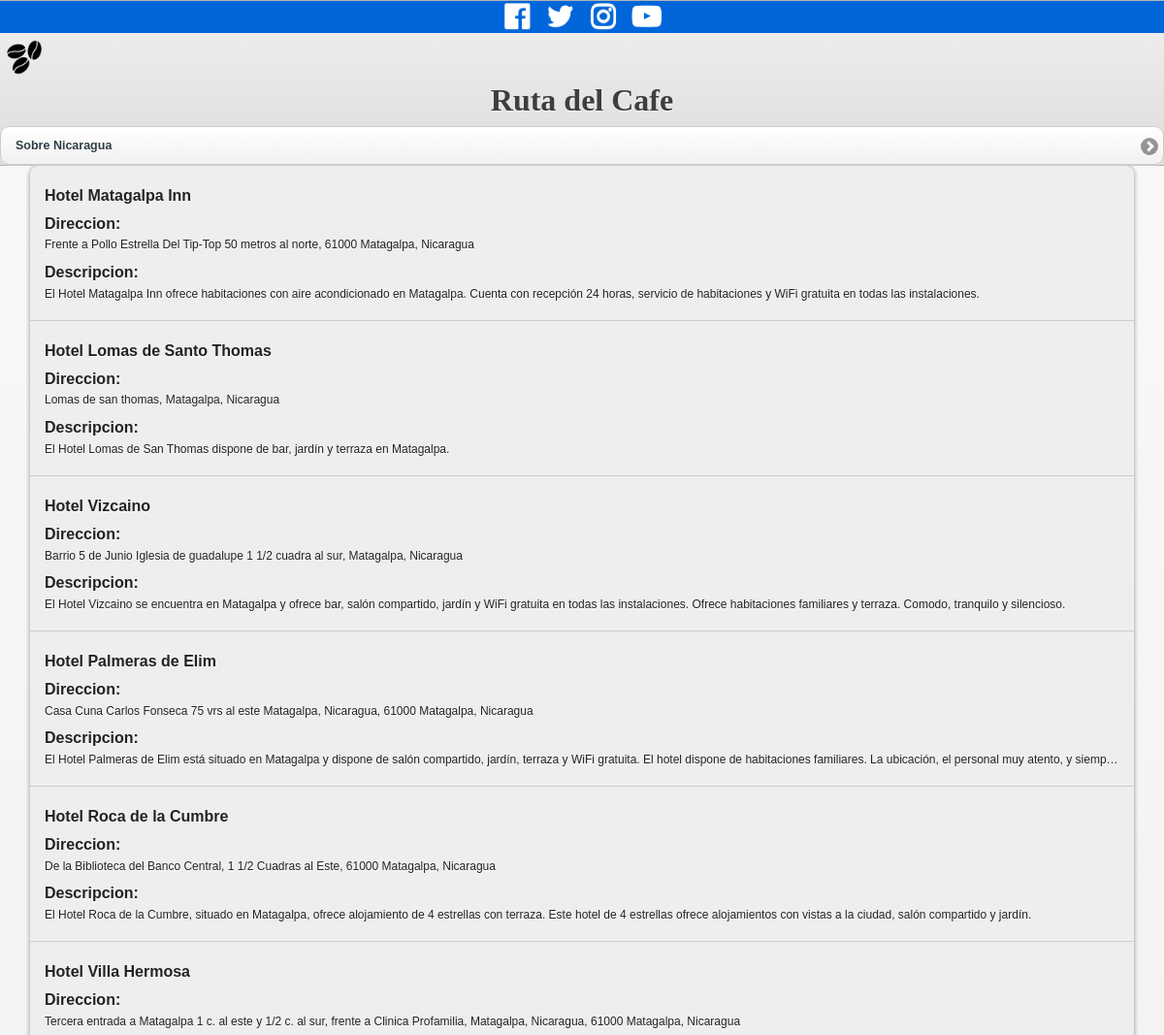
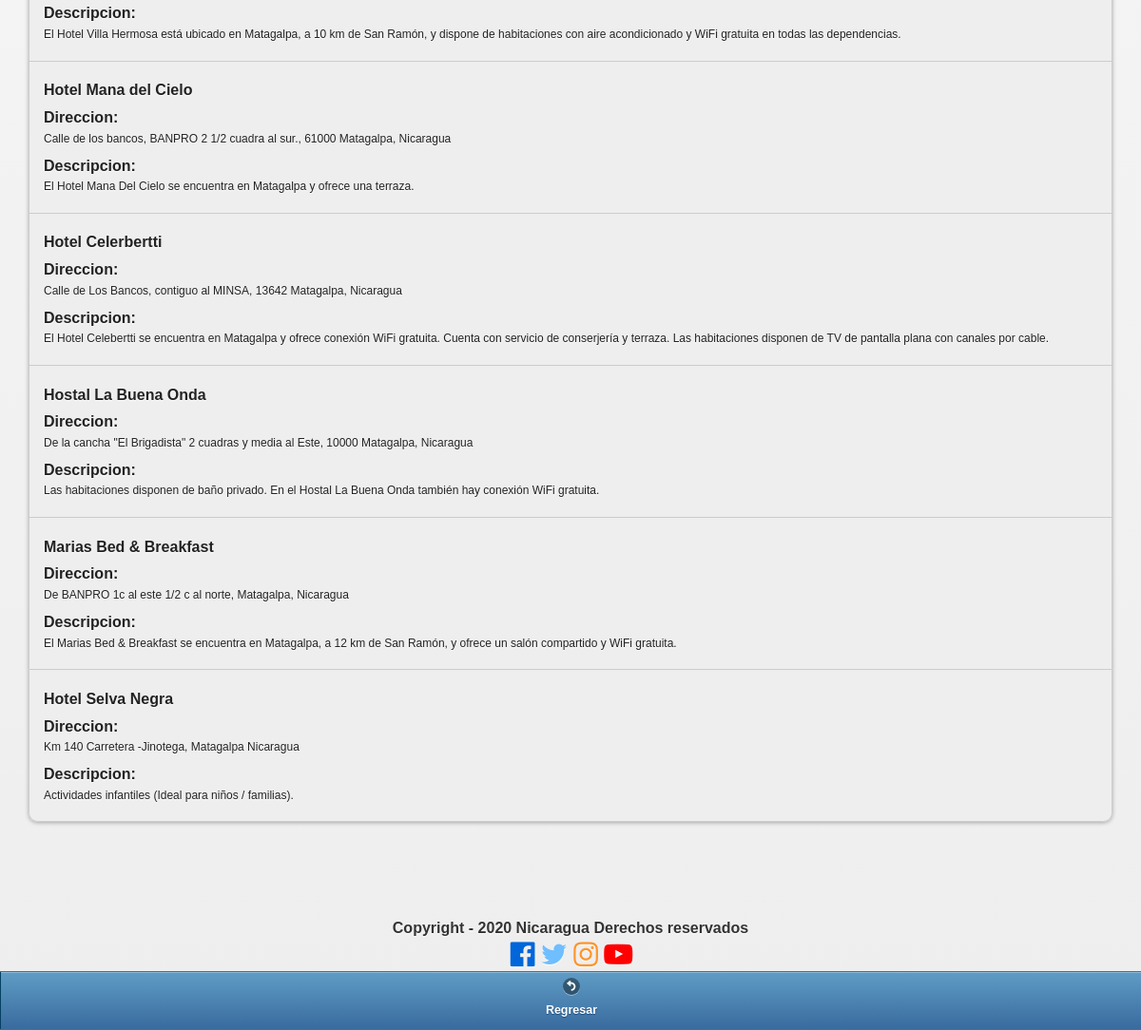
The app's page /hoteles.php?iddepartamento=1 with its own data (2 pictures, top to bottom).
### tables this page shows
CREATE TABLE `tbl_hoteles` (
  `idhotel` int(11) NOT NULL auto_increment,
  `idthotel` varchar(30) NOT NULL,
  `nombre` varchar(100) NOT NULL,
  `direccion` varchar(300) NOT NULL,
  `descripcion` varchar(1000) NOT NULL,
  `iddepartamento` int(11) NOT NULL,
  PRIMARY KEY  (`idhotel`),
  KEY `Ref14` (`iddepartamento`),
  CONSTRAINT `Reftbl_departamentos4` FOREIGN KEY (`iddepartamento`) REFERENCES `tbl_departamentos` (`iddepartamento`)
);

### hoteles.php (the view, shortened to what this page needs)
<?php
		include("utils/conexion.php");
		$id = $_GET["iddepartamento"];
    $sql = "SELECT * FROM tbl_hoteles WHERE iddepartamento=".$id;
    $peticion = mysql_query($sql,$conexion);
?>
<!DOCTYPE html>
<html lang="en">
<head>
    <link rel="stylesheet" href="https://stackpath.bootstrapcdn.com/bootstrap/4.4.1/css/bootstrap.min.css">
    <link rel="stylesheet" href="https://cdnjs.cloudflare.com/ajax/libs/font-awesome/4.7.0/css/font-awesome.min.css">
    <link rel="stylesheet" href="css/myestilo.css">
    <link rel="stylesheet" type="text/css" href="jqm/jquery.mobile-1.2.0.css">
</head>
<body>
     <div data-role="page" data-theme="c" id="p1">
     <div data-role="header" data-theme="c" data-position="fixed">
     <div id="parte_superior">
              <a href="#"><i class="fa fa-facebook-official"></i></a>
              <a href="#"><i class="fa fa-twitter"></i></a>
              <a href="#"><i class="fa fa-instagram"></i></a>
              <a href="#"><i class="fa fa-youtube-play"></i></a>
     </div>
     <div id="menu">
        <div id="icono">
              <img src="img/cafe.png" alt="">
        </div>
      <h2 id="titulo" style="font-weight: bold; font-family: 'Trade Winds', cursive;">Ruta del Cafe</h2>
        <div id="menu_eleccion">
          <nav class="navegacion">
            <ul class="select" data-role="listview" data-inset="true"  data-theme="c">
                <li><a href="sobrenic.html">Sobre Nicaragua</a></li>
            </ul>
          </nav>
        </div>
     </div>
     </div>
     <header>
     <div id="content-departamentos">
     <ul class="" data-role="listview" data-inset="true" data-theme="c">
                <?php
                      while ($fila = mysql_fetch_array($peticion)){
                      echo '
                           <li>
                           <h1>'.utf8_encode($fila["nombre"]).'</h1>
                           <h3>Direccion:</h3>
                           <p>'.utf8_encode($fila["direccion"]).'</p>
                           <h3>Descripcion:</h3>
                           <p>'.utf8_encode($fila["descripcion"]).'</p>
                           </li>
                        ';
                      }
	            ?>
     </ul>
     </div>
     </header>
     <footer class="footer">
         <p>Copyright - 2020 Nicaragua Derechos reservados</p>
         <a href="#"><i class="fa fa-facebook-official" style="color:#0066D9"></i></a>
         <a href="#"><i class="fa fa-twitter" style="color:#6FBEFF"></i></a>
         <a href="#"><i class="fa fa-instagram" style="color:#FF952C"></i></a>
         <a href="#"><i class="fa fa-youtube-play" style="color:#FF0000"></i></a>
     </footer>
     <div data-role="footer" data-position="fixed" data-theme="b">
        <div data-role="navbar">
        <ul>
            <li><a href="#" data-rel="back" data-icon="back">Regresar</a></li>
        </ul>
        </div>
    </div>
</body>
</html>

### css/myestilo.css (style rules this page uses)
* { margin: 0; padding: 0; font-family: 'Spartan', sans-serif; }
#parte_superior { background: #0066D9; color: #fff; border-width: 1px; }
#parte_superior { text-align: center; }
#parte_superior a { margin: 5px; }
#parte_superior a i { width: 30px; height: 30px; color: #fff; font-size: 30px; }
#menu #icono img { width: 50px; height: 50px; }
header { width: 95%; margin: 0 auto; }
#titulo { text-align: center; }
.footer { margin-top: 100px; width: 100%; text-align: center; }
.footer p { margin-top: 5px; margin-bottom: 0; font-weight: bold; }
.footer a i { font-size: 30px; margin-left: 2px; color: #fff; }

### records on screen
tbl_hoteles: nombre "Hotel Matagalpa Inn", direccion "Frente a Pollo Estrella Del Tip-Top 50 metros al norte, 61000 Matagalpa, Nicaragua", descripcion "El Hotel Matagalpa Inn ofrece habitaciones con aire acondicionado en Matagalpa. Cuenta con recepción 24 horas, servicio de habitaciones y WiFi gratuita en todas las instalaciones."
tbl_hoteles: nombre "Hotel Lomas de Santo Thomas", direccion "Lomas de san thomas, Matagalpa, Nicaragua", descripcion "El Hotel Lomas de San Thomas dispone de bar, jardín y terraza en Matagalpa."
tbl_hoteles: nombre "Hotel Vizcaino", direccion "Barrio 5 de Junio Iglesia de guadalupe 1 1/2 cuadra al sur, Matagalpa, Nicaragua", descripcion "El Hotel Vizcaino se encuentra en Matagalpa y ofrece bar, salón compartido, jardín y WiFi gratuita en todas las instalaciones. Ofrece habitaciones familiares y terraza. Comodo, tranquilo y silencioso."
tbl_hoteles: nombre "Hotel Palmeras de Elim", direccion "Casa Cuna Carlos Fonseca 75 vrs al este Matagalpa, Nicaragua, 61000 Matagalpa, Nicaragua", descripcion "El Hotel Palmeras de Elim está situado en Matagalpa y dispone de salón compartido, jardín, terraza y WiFi gratuita. El hotel dispone de habitaciones familiares. La ubicación, el personal muy atento, y siemp…"
tbl_hoteles: nombre "Hotel Roca de la Cumbre", direccion "De la Biblioteca del Banco Central, 1 1/2 Cuadras al Este, 61000 Matagalpa, Nicaragua", descripcion "El Hotel Roca de la Cumbre, situado en Matagalpa, ofrece alojamiento de 4 estrellas con terraza. Este hotel de 4 estrellas ofrece alojamientos con vistas a la ciudad, salón compartido y jardín."
tbl_hoteles: nombre "Hotel Villa Hermosa", direccion "Tercera entrada a Matagalpa 1 c. al este y 1/2 c. al sur, frente a Clinica Profamilia, Matagalpa, Nicaragua, 61000 Matagalpa, Nicaragua", descripcion "El Hotel Villa Hermosa está ubicado en Matagalpa, a 10 km de San Ramón, y dispone de habitaciones con aire acondicionado y WiFi gratuita en todas las dependencias."
tbl_hoteles: nombre "Hotel Mana del Cielo", direccion "Calle de los bancos, BANPRO 2 1/2 cuadra al sur., 61000 Matagalpa, Nicaragua", descripcion "El Hotel Mana Del Cielo se encuentra en Matagalpa y ofrece una terraza."
tbl_hoteles: nombre "Hotel Celerbertti", direccion "Calle de Los Bancos, contiguo al MINSA, 13642 Matagalpa, Nicaragua", descripcion "El Hotel Celebertti se encuentra en Matagalpa y ofrece conexión WiFi gratuita. Cuenta con servicio de conserjería y terraza. Las habitaciones disponen de TV de pantalla plana con canales por cable."
tbl_hoteles: nombre "Hostal La Buena Onda", direccion "De la cancha \"El Brigadista\" 2 cuadras y media al Este, 10000 Matagalpa, Nicaragua", descripcion "Las habitaciones disponen de baño privado. En el Hostal La Buena Onda también hay conexión WiFi gratuita."
tbl_hoteles: nombre "Marias Bed & Breakfast", direccion "De BANPRO 1c al este 1/2 c al norte, Matagalpa, Nicaragua", descripcion "El Marias Bed & Breakfast se encuentra en Matagalpa, a 12 km de San Ramón, y ofrece un salón compartido y WiFi gratuita."
tbl_hoteles: nombre "Hotel Selva Negra", direccion "Km 140 Carretera -Jinotega, Matagalpa Nicaragua", descripcion "Actividades infantiles (Ideal para niños / familias)."
